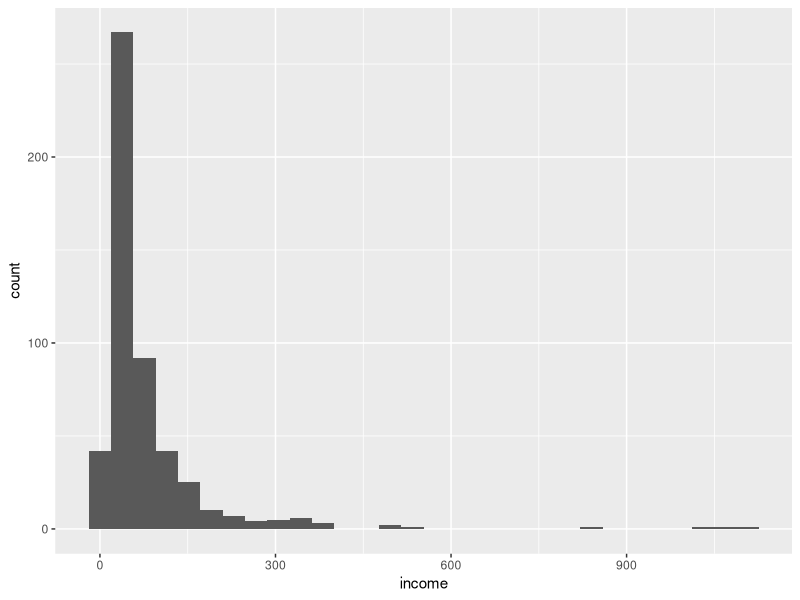
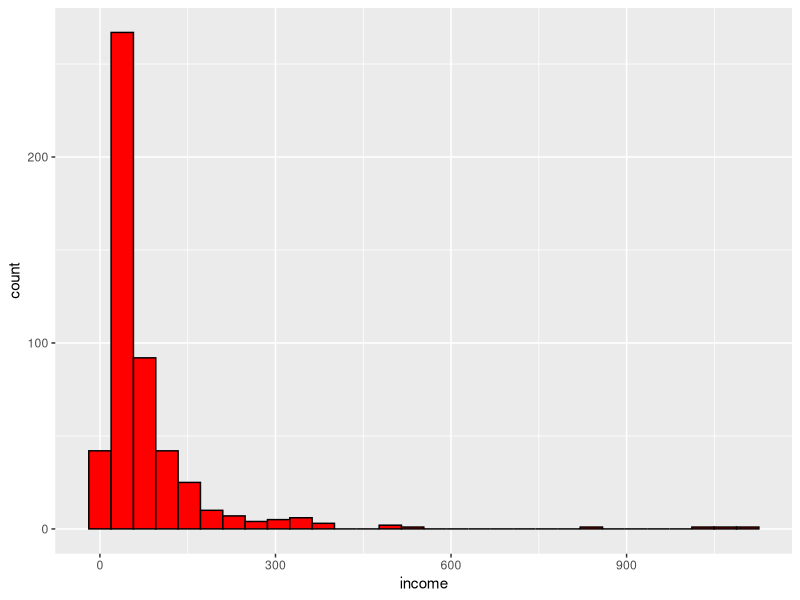
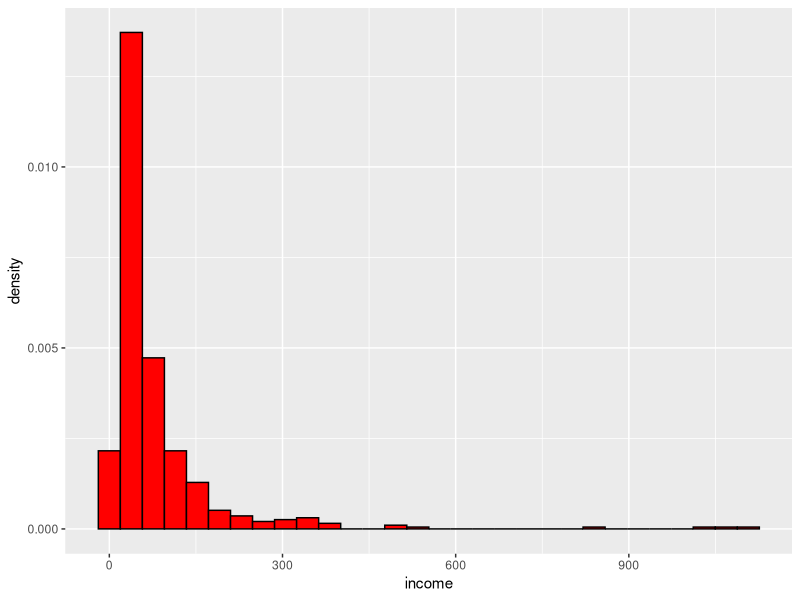
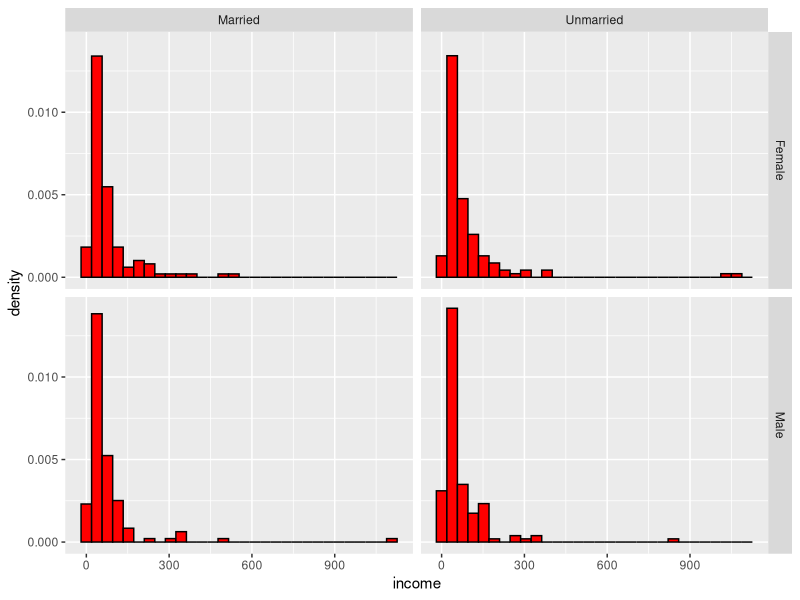
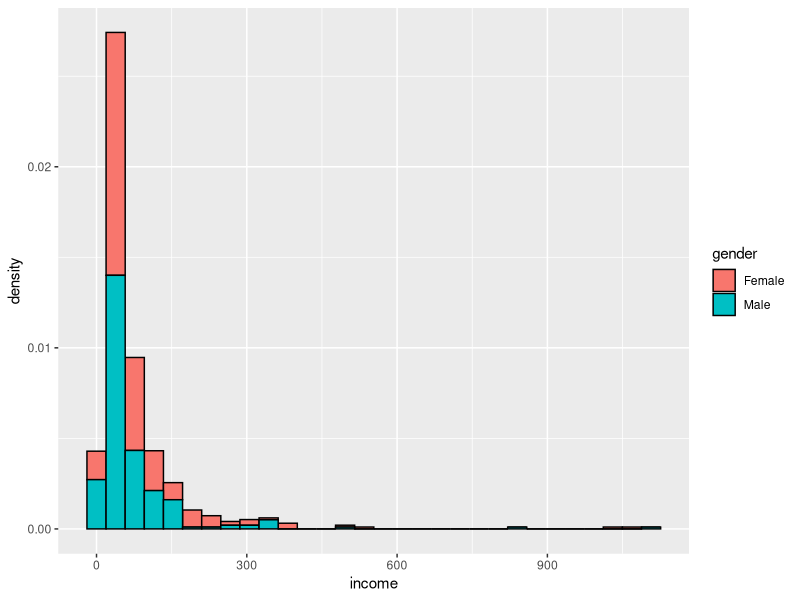

Reproduce these figures in R, in order.
demo <- read.csv("demographics.csv")

View(demo)

##########
### how to build a histogram with ggplot2
##########

### we will build the histogram for the variable income

### load the package

require(ggplot2)

### build the histogram
### on the y axis we will represent the counts (absolute frequencies)

ggplot()+geom_histogram(data=demo, aes(x=income))

### change the bins color and border

ggplot()+
       geom_histogram(data=demo, aes(x=income), fill="red", color="black")

### represent the density on the y axis (relative frequencies)
  
ggplot()+
  geom_histogram(data=demo, aes(x=income, y=..density..), fill="red", color="black")

##########

### create a facet grid (multiple histograms)
### we will create a histogram for each combination of the variables 
### gender and marital status

ggplot()+
  geom_histogram(data=demo, aes(x=income, y=..density..), fill="red", color="black")+
  facet_grid(gender~marital)

### create multiple histograms on the same chart
### we will build a histogram for each gender category

ggplot()+
  geom_histogram(data=demo, aes(x=income, y=..density.., fill=gender), color="black")

### N. B. the "fill" variable must be a factor

